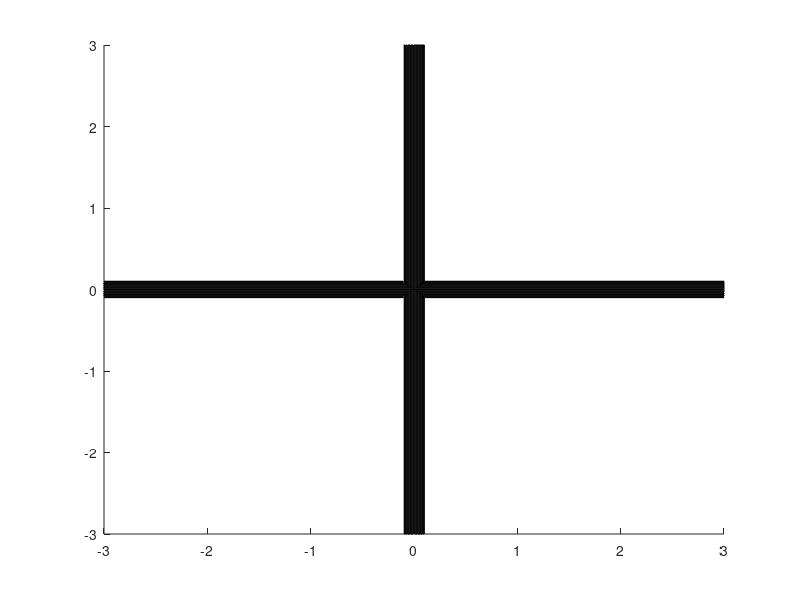

Recreate this plot in MATLAB. (Note: this script raises an error after producing the figure.)
function [h] = quad_figure(varargin) 
%% Set Defaults: 

fusColor      = .1*[1 1 1];
propColor     = [1 0 0];
edgeColor     = 'k';
linestyle     = '-'; 
scale         = 1; 
zscale        = 5; 
setroll       = false; 
setpitch      = false; 
setyaw        = false; 

%% Parse Inputs: 

if nargin>2 && isnumeric(varargin{1}) && isnumeric(varargin{2}) && isnumeric(varargin{3})
    x = varargin{1}; 
    y = varargin{2}; 
    z = varargin{3}; 
    assert(isscalar(x)==1,'c130 input x must be a scalar.')
    assert(isscalar(y)==1,'c130 input y must be a scalar.')
    assert(isscalar(z)==1,'c130 input z must be a scalar.')
else
    x = 0; 
    y = 0; 
    z = 0; 
end

tmp = strncmpi(varargin,'col',3); 
if any(tmp) 
    fusColor      = varargin{find(tmp)+1}; 
end

tmp = strncmpi(varargin,'fus',3)|strcmpi(varargin,'body'); 
if any(tmp)
    fusColor = varargin{find(tmp)+1}; 
end

tmp = strncmpi(varargin,'prop',4); 
if any(tmp)
    failure_id = varargin{find(tmp)+1}; 
end

tmp = strcmpi(varargin,'scale');  
if any(tmp) 
    scale = varargin{find(tmp)+1}; 
    assert(isscalar(scale)==1,'It may seem redundant, but the scale must be a scalar.')
end

tmp = strncmpi(varargin,'z',1); 
if any(tmp)
    zscale = varargin{find(tmp)+1}; 
    assert(isscalar(zscale)==1,'It may seem redundant, but the z scale must be a scalar.')
end

tmp = strncmpi(varargin,'lines',5); 
if any(tmp)
    linestyle = varargin{find(tmp)+1}; 
    assert(isnumeric(linestyle)==0,'LineStyle cannot be numeric.')
end

tmp = strncmpi(varargin,'linecol',7)|strncmpi(varargin,'edgecol',3); 
if any(tmp)
    edgeColor = varargin{find(tmp)+1}; 
end

tmp = strcmpi(varargin,'roll')|strcmpi(varargin,'biscuits'); 
if any(tmp)
    setroll = true; 
    roll = varargin{find(tmp)+1}; 
    assert(isscalar(roll)==1,'Roll must be a scalar value in degrees.')
end

tmp = strcmpi(varargin,'pitch'); 
if any(tmp)
    setpitch = true; 
    pitch = varargin{find(tmp)+1}; 
    assert(isscalar(pitch)==1,'Pitch must be a scalar value in degrees.')
end

tmp = strcmpi(varargin,'yaw')|strcmpi(varargin,'yall'); % to accommodate our southern friends 
if any(tmp)
    setyaw = true; 
    yaw = varargin{find(tmp)+1}; 
    assert(isscalar(yaw)==1,'Yaw must be a scalar value in degrees.')
end

tmp = strcmpi(varargin,'limits');
if any(tmp)
    limits = varargin{find(tmp)+1}; 
end


tmp = strcmpi(varargin,'pitch'); 
%% Dimensions: 
fusLength       = 3*scale;  
fusRadius       = .1*scale;  
wingWidth       = 3*scale; % changing wingWidth will affect several dimensions

% Center the dimensions: 
%y = y+9*wingWidth/5; 
z = z+fusRadius; 

%% Draw surfaces: 

% Fuselage: 
[xcf,zcf,ycf] = cylinder(fusRadius); 
h(1) = surface(xcf+x,y-ycf*fusLength,z+zcf*zscale,...
    'facecolor',fusColor,'linestyle',linestyle,...
    'edgecolor',edgeColor);

[xcf,zcf,ycf] = cylinder(fusRadius); 
h(2) = surface(xcf+x,y+ycf*fusLength,z+zcf*zscale,...
    'facecolor',fusColor,'linestyle',linestyle,...
    'edgecolor',edgeColor);

[ycf,zcf,xcf] = cylinder(fusRadius); 
h(3) = surface(xcf*fusLength+x,y+ycf,z+zcf*zscale,...
    'facecolor',fusColor,'linestyle',linestyle,...
    'edgecolor',edgeColor);

[ycf,zcf,xcf] = cylinder(fusRadius); 
h(4) = surface(-xcf*fusLength+x,y+ycf,z+zcf*zscale,...
    'facecolor',fusColor,'linestyle',linestyle,...
    'edgecolor',edgeColor);

% Propellers: 
if failure_id == 0
    failure_id = [];
end
propColor = [propColor;propColor;propColor;propColor];
propColor(failure_id,:) = propColor(failure_id,:)+[0 1 1];
xp = .4*wingWidth*sin(0:.2:2*pi); 
zp = .4*wingWidth*cos(0:.2:2*pi); 
yp = zeros(size(xp)); 
h(5) = patch(-3.2*scale+x+zp   ,y+xp             ,z-(yp+.1*scale)*zscale,propColor(4,:)); 
h(6) = patch(+2.8*scale+x+zp   ,y+xp             ,z-(yp+.1*scale)*zscale,propColor(2,:)); 
h(7) = patch(x+zp              ,y+xp+3*scale     ,z-(yp+.1*scale)*zscale,propColor(3,:));
h(8) = patch(x+zp              ,y+xp-3*scale     ,z-(yp+.1*scale)*zscale,propColor(1,:));
set(h(5:8),'facealpha',1.0,'edgealpha',.5)

[xcf,zcf,ycf] = cylinder(fusRadius); 
h(9) = surface(xcf+x,y+ycf*fusLength,z+zcf,...
    'facecolor',fusColor,'linestyle',linestyle,...
    'edgecolor',edgeColor);
rotate(h(9),[0 0 1],-135,[x y z]);
%% Set Roll, Pitch, and Yaw: 
rotate(h,[0 1 0],roll,[x y z]);
rotate(h,[1 0 0],pitch,[x y z]);
rotate(h,[0 0 1],yaw,[x y z]);
rotate(h,[0 0 1],45,[x y z]);
%% Set view
title('Quadrotor')
xlabel('x [m]')
ylabel('y [m]')
zlabel('z [m]')
grid on;

view([30 30]); %30
% axis(limits);% tight equal
lighting flat%gouraud
    
% Discard surface handles if they're unwanted: 
if nargout==0
    clear h
end

end
